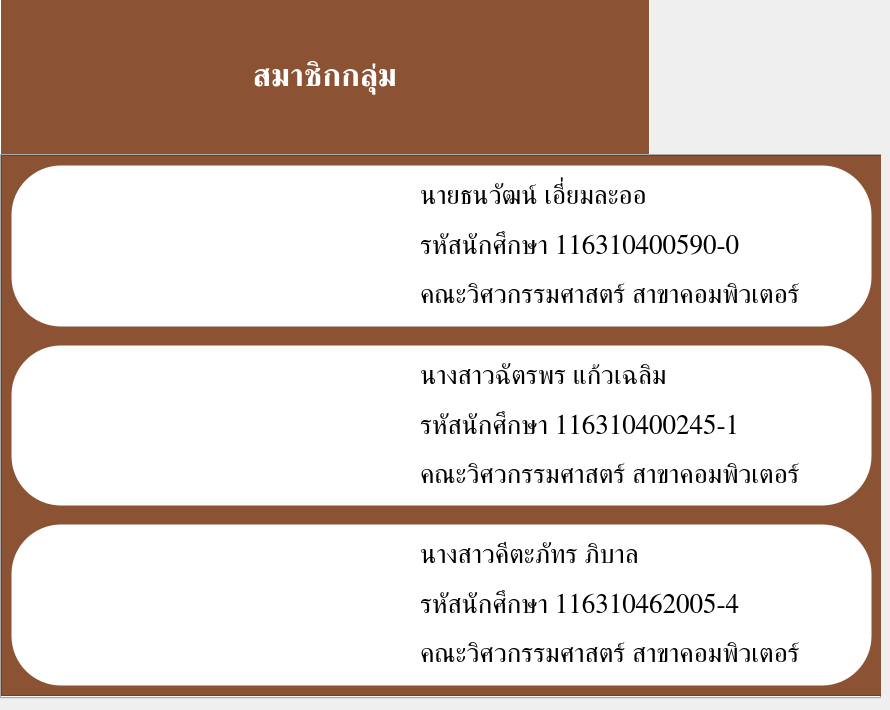
    <widget class="QWidget" name="about_me">
     <property name="accessibleName">
      <string>about_me</string>
     </property>
     <attribute name="title">
      <string>ABOUNT US</string>
     </attribute>
     <widget class="QTabWidget" name="about_page">
      <property name="geometry">
       <rect>
        <x>0</x>
        <y>-2</y>
        <width>881</width>
        <height>701</height>
       </rect>
      </property>
      <property name="font">
       <font>
        <family>DSN SukSaWat</family>
        <pointsize>24</pointsize>
        <weight>75</weight>
        <bold>true</bold>
       </font>
      </property>
      <property name="styleSheet">
       <string notr="true">::tab{
	background-color:#8b5234;
	border-left:1 solid rgb(218, 209, 192);
	border-right:1 solid rgb(218, 209, 192);
}


QTabBar::tab{
	width:648;
	height:156;
	margin:0;
	color:white;
}

QTabBar::tab:selected{
	border-left:0.5 solid rgb(255, 255, 255);
	border-right:0.5 solid rgb(255, 255, 255);
}

QWidget:pane{
	padding:-19;
}
</string>
      </property>
      <property name="currentIndex">
       <number>0</number>
      </property>
      <widget class="QWidget" name="member">
       <attribute name="title">
        <string>สมาชิกกลุ่ม</string>
       </attribute>
       <widget class="QFrame" name="frame">
        <property name="geometry">
         <rect>
          <x>20</x>
          <y>20</y>
          <width>881</width>
          <height>541</height>
         </rect>
        </property>
        <property name="styleSheet">
         <string notr="true">* {
	background-color:#8b5234;
}</string>
        </property>
        <property name="frameShape">
         <enum>QFrame::StyledPanel</enum>
        </property>
        <property name="frameShadow">
         <enum>QFrame::Raised</enum>
        </property>
        <layout class="QVBoxLayout" name="verticalLayout_6">
         <property name="spacing">
          <number>18</number>
         </property>
         <item>
          <widget class="QFrame" name="thanawat">
           <property name="styleSheet">
            <string notr="true">* {
	background-color: white;
	border:1px solid transparent;
	border-radius:50;
}</string>
           </property>
           <property name="frameShape">
            <enum>QFrame::StyledPanel</enum>
           </property>
           <property name="frameShadow">
            <enum>QFrame::Raised</enum>
           </property>
           <widget class="QLabel" name="imgTha">
            <property name="geometry">
             <rect>
              <x>150</x>
              <y>10</y>
              <width>111</width>
              <height>141</height>
             </rect>
            </property>
            <property name="styleSheet">
             <string notr="true">* {
	border:0px solid;
	border-radius:0px;
	background-color: rgba(255, 255, 255, 0);
}</string>
            </property>
            <property name="text">
             <string/>
            </property>
            <property name="pixmap">
             <pixmap>assets/img_shop/Bath.png</pixmap>
            </property>
            <property name="scaledContents">
             <bool>true</bool>
            </property>
           </widget>
           <widget class="QFrame" name="detailTha">
            <property name="geometry">
             <rect>
              <x>400</x>
              <y>0</y>
              <width>461</width>
              <height>161</height>
             </rect>
            </property>
            <property name="styleSheet">
             <string notr="true">* {
	border:0px;
	boder-radius:0px;
	
	background-color: rgba(255, 255, 255, 0);
}</string>
            </property>
            <property name="frameShape">
             <enum>QFrame::StyledPanel</enum>
            </property>
            <property name="frameShadow">
             <enum>QFrame::Raised</enum>
            </property>
            <layout class="QVBoxLayout" name="verticalLayout_7">
             <item>
              <widget class="QLabel" name="number1">
               <property name="font">
                <font>
                 <family>DSN PreeCha</family>
                 <pointsize>20</pointsize>
                </font>
               </property>
               <property name="styleSheet">
                <string notr="true">* {
background-color: rgba(255, 255, 255, 0);
}</string>
               </property>
               <property name="text">
                <string>นายธนวัฒน์ เอี่ยมละออ</string>
               </property>
              </widget>
             </item>
             <item>
              <widget class="QLabel" name="name1">
               <property name="font">
                <font>
                 <family>DSN PreeCha</family>
                 <pointsize>20</pointsize>
                </font>
               </property>
               <property name="styleSheet">
                <string notr="true">background-color: rgba(255, 255, 255, 0);</string>
               </property>
               <property name="text">
                <string>รหัสนักศึกษา 116310400590-0</string>
               </property>
              </widget>
             </item>
             <item>
              <widget class="QLabel" name="faculty">
               <property name="font">
                <font>
                 <family>DSN PreeCha</family>
                 <pointsize>20</pointsize>
                </font>
               </property>
               <property name="styleSheet">
                <string notr="true">background-color: rgba(255, 255, 255, 0);
</string>
               </property>
               <property name="text">
                <string>คณะวิศวกรรมศาสตร์ สาขาคอมพิวเตอร์</string>
               </property>
              </widget>
             </item>
            </layout>
           </widget>
          </widget>
         </item>
         <item>
          <widget class="QFrame" name="chattaporn">
           <property name="styleSheet">
            <string notr="true">* {
	background-color: white;
	border:1px solid transparent;
	border-radius:50;
}</string>
           </property>
           <property name="frameShape">
            <enum>QFrame::StyledPanel</enum>
           </property>
           <property name="frameShadow">
            <enum>QFrame::Raised</enum>
           </property>
           <widget class="QLabel" name="imgChat">
            <property name="geometry">
             <rect>
              <x>150</x>
              <y>10</y>
              <width>111</width>
              <height>141</height>
             </rect>
            </property>
            <property name="styleSheet">
             <string notr="true">* {
	border:0px solid;
	border-radius:0px;
	
	background-color: rgba(255, 255, 255, 0);
}</string>
            </property>
            <property name="text">
             <string/>
            </property>
            <property name="pixmap">
             <pixmap>assets/img_shop/Bath.png</pixmap>
            </property>
            <property name="scaledContents">
             <bool>true</bool>
            </property>
           </widget>
           <widget class="QFrame" name="detailChat">
            <property name="geometry">
             <rect>
              <x>400</x>
              <y>0</y>
              <width>451</width>
              <height>161</height>
             </rect>
            </property>
            <property name="styleSheet">
             <string notr="true">* {
	border:0px;
	boder-radius:0px;
	
	background-color: rgba(255, 255, 255, 0);
}</string>
            </property>
            <property name="frameShape">
             <enum>QFrame::StyledPanel</enum>
            </property>
            <property name="frameShadow">
             <enum>QFrame::Raised</enum>
            </property>
            <layout class="QVBoxLayout" name="verticalLayout_8">
             <item>
              <widget class="QLabel" name="name2">
               <property name="font">
                <font>
                 <family>DSN PreeCha</family>
                 <pointsize>20</pointsize>
                </font>
               </property>
               <property name="styleSheet">
                <string notr="true">* {
background-color: rgba(255, 255, 255, 0);
}</string>
               </property>
               <property name="text">
                <string>นางสาวฉัตรพร แก้วเฉลิม</string>
               </property>
              </widget>
             </item>
             <item>
              <widget class="QLabel" name="number2">
               <property name="font">
                <font>
                 <family>DSN PreeCha</family>
                 <pointsize>20</pointsize>
                </font>
               </property>
               <property name="styleSheet">
                <string notr="true">background-color: rgba(255, 255, 255, 0);</string>
               </property>
               <property name="text">
                <string>รหัสนักศึกษา 116310400245-1</string>
               </property>
              </widget>
             </item>
             <item>
              <widget class="QLabel" name="faculty2">
               <property name="font">
                <font>
                 <family>DSN PreeCha</family>
                 <pointsize>20</pointsize>
                </font>
               </property>
               <property name="styleSheet">
                <string notr="true">background-color: rgba(255, 255, 255, 0);
</string>
               </property>
               <property name="text">
                <string>คณะวิศวกรรมศาสตร์ สาขาคอมพิวเตอร์</string>
               </property>
              </widget>
             </item>
            </layout>
           </widget>
          </widget>
         </item>
         <item>
          <widget class="QFrame" name="ketaphat">
           <property name="styleSheet">
            <string notr="true">* {
	background-color: white;
	border:1px solid transparent;
	border-radius:50;
}</string>
           </property>
           <property name="frameShape">
            <enum>QFrame::StyledPanel</enum>
           </property>
           <property name="frameShadow">
            <enum>QFrame::Raised</enum>
           </property>
           <widget class="QLabel" name="imgKe">
            <property name="geometry">
             <rect>
              <x>150</x>
              <y>10</y>
              <width>111</width>
              <height>141</height>
             </rect>
            </property>
            <property name="styleSheet">
             <string notr="true">* {
	border:0px solid;
	border-radius:0px;
	background-color: rgba(255, 255, 255, 0);
}</string>
            </property>
            <property name="text">
             <string/>
            </property>
            <property name="pixmap">
             <pixmap>assets/img_shop/Bath.png</pixmap>
            </property>
            <property name="scaledContents">
             <bool>true</bool>
            </property>
           </widget>
           <widget class="QFrame" name="detailKe">
            <property name="geometry">
             <rect>
              <x>400</x>
              <y>0</y>
              <width>451</width>
              <height>161</height>
             </rect>
            </property>
            <property name="styleSheet">
             <string notr="true">* {
	border:0px;
	boder-radius:0px;
	
	background-color: rgba(255, 255, 255, 0);
}</string>
            </property>
            <property name="frameShape">
             <enum>QFrame::StyledPanel</enum>
            </property>
            <property name="frameShadow">
             <enum>QFrame::Raised</enum>
            </property>
            <layout class="QVBoxLayout" name="verticalLayout_9">
             <item>
              <widget class="QLabel" name="name3">
               <property name="font">
                <font>
                 <family>DSN PreeCha</family>
                 <pointsize>20</pointsize>
                </font>
               </property>
               <property name="styleSheet">
                <string notr="true">* {
background-color: rgba(255, 255, 255, 0);
}</string>
               </property>
               <property name="text">
                <string>นางสาวคีตะภัทร ภิบาล </string>
               </property>
              </widget>
             </item>
             <item>
              <widget class="QLabel" name="number3">
               <property name="font">
                <font>
                 <family>DSN PreeCha</family>
                 <pointsize>20</pointsize>
                </font>
               </property>
               <property name="styleSheet">
                <string notr="true">background-color: rgba(255, 255, 255, 0);</string>
               </property>
               <property name="text">
                <string>รหัสนักศึกษา 116310462005-4</string>
               </property>
              </widget>
             </item>
             <item>
              <widget class="QLabel" name="faculty3">
               <property name="font">
                <font>
                 <family>DSN PreeCha</family>
                 <pointsize>20</pointsize>
                </font>
               </property>
               <property name="styleSheet">
                <string notr="true">background-color: rgba(255, 255, 255, 0);
</string>
               </property>
               <property name="text">
                <string>คณะวิศวกรรมศาสตร์ สาขาคอมพิวเตอร์</string>
               </property>
              </widget>
             </item>
            </layout>
           </widget>
          </widget>
         </item>
        </layout>
       </widget>
      </widget>
     </widget>
    </widget>
